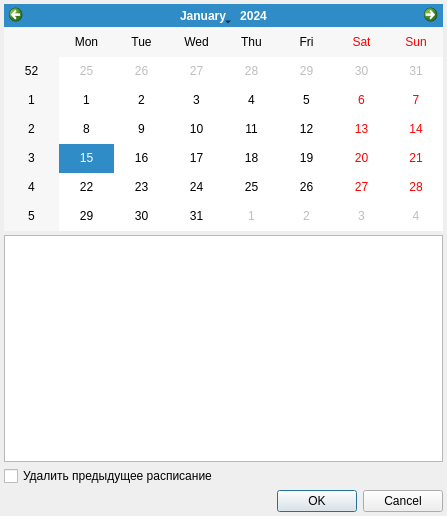
<?xml version="1.0" encoding="UTF-8"?>
<ui version="4.0">
 <class>FlexTemplateDialog</class>
 <widget class="QDialog" name="FlexTemplateDialog">
  <property name="geometry">
   <rect>
    <x>0</x>
    <y>0</y>
    <width>447</width>
    <height>516</height>
   </rect>
  </property>
  <property name="windowTitle">
   <string>Шаблон скользящего графика</string>
  </property>
  <layout class="QGridLayout" name="gridLayout">
   <property name="margin">
    <number>4</number>
   </property>
   <property name="spacing">
    <number>4</number>
   </property>
   <item row="0" column="0">
    <widget class="CCalendarWidget" name="calendarWidget"/>
   </item>
   <item row="1" column="0">
    <widget class="CPersonTimeTableView" name="tblTimeTable"/>
   </item>
   <item row="3" column="0">
    <widget class="QDialogButtonBox" name="buttonBox">
     <property name="orientation">
      <enum>Qt::Horizontal</enum>
     </property>
     <property name="standardButtons">
      <set>QDialogButtonBox::Cancel|QDialogButtonBox::Ok</set>
     </property>
    </widget>
   </item>
   <item row="2" column="0">
    <widget class="QCheckBox" name="chkRemoveExistingSchedules">
     <property name="text">
      <string>Удалить предыдущее расписание</string>
     </property>
    </widget>
   </item>
  </layout>
 </widget>
 <customwidgets>
  <customwidget>
   <class>CPersonTimeTableView</class>
   <extends>QTableView</extends>
   <header>Timeline/PersonTimeTable.h</header>
  </customwidget>
  <customwidget>
   <class>CCalendarWidget</class>
   <extends>QCalendarWidget</extends>
   <header>library/CalendarWidget.h</header>
  </customwidget>
 </customwidgets>
 <tabstops>
  <tabstop>calendarWidget</tabstop>
  <tabstop>tblTimeTable</tabstop>
  <tabstop>chkRemoveExistingSchedules</tabstop>
  <tabstop>buttonBox</tabstop>
 </tabstops>
 <resources/>
 <connections>
  <connection>
   <sender>buttonBox</sender>
   <signal>accepted()</signal>
   <receiver>FlexTemplateDialog</receiver>
   <slot>accept()</slot>
   <hints>
    <hint type="sourcelabel">
     <x>676</x>
     <y>702</y>
    </hint>
    <hint type="destinationlabel">
     <x>157</x>
     <y>224</y>
    </hint>
   </hints>
  </connection>
  <connection>
   <sender>buttonBox</sender>
   <signal>rejected()</signal>
   <receiver>FlexTemplateDialog</receiver>
   <slot>reject()</slot>
   <hints>
    <hint type="sourcelabel">
     <x>704</x>
     <y>702</y>
    </hint>
    <hint type="destinationlabel">
     <x>286</x>
     <y>224</y>
    </hint>
   </hints>
  </connection>
 </connections>
</ui>
